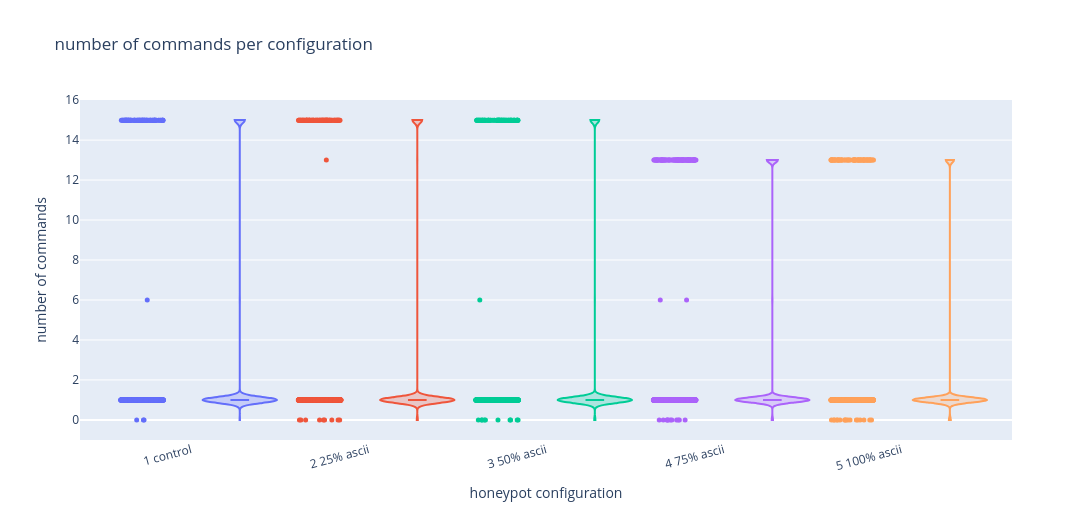

Notebook cell for this chart:
### Markdown cell above
## Number of commands per configuration

Each attack contributes its `commands` count.

### Code cell
fig_commands, plot_commands = make_violin(
    df.dropna(subset=["commands"]),
    "commands",
    "number of commands per configuration",
    "number of commands",
)
fig_commands.show()
print_summary(plot_commands, "commands")

### Figure 1 — Plotly figure (JSON) as saved in the notebook; plotly's stock layout.template omitted (floating-point values rounded to 4 significant figures; data arrays with more than 128 entries replaced by an {"elided": "..."} marker saying what was removed)
{"data": [{"hovertemplate": "1 control<br>number of commands=%{y}<extra></extra>", "marker": {"color": "#636EFA", "opacity": 1, "size": 5}, "mode": "markers", "name": "1 control observations", "type": "scatter", "x": {"elided": "691 float values"}, "y": {"elided": "691 int values"}}, {"box": {"visible": true}, "fillcolor": "rgba(99, 110, 250, 0.25)", "hovertemplate": "1 control<br>number of commands=%{y}<extra></extra>", "line": {"color": "#636EFA", "width": 2}, "meanline": {"visible": false}, "name": "1 control distribution", "points": false, "spanmode": "hard", "type": "violin", "width": 0.42, "x": {"elided": "691 float values"}, "y": {"elided": "691 int values"}}, {"hovertemplate": "2 25% ascii<br>number of commands=%{y}<extra></extra>", "marker": {"color": "#EF553B", "opacity": 1, "size": 5}, "mode": "markers", "name": "2 25% ascii observations", "type": "scatter", "x": {"elided": "759 float values"}, "y": {"elided": "759 int values"}}, {"box": {"visible": true}, "fillcolor": "rgba(239, 85, 59, 0.25)", "hovertemplate": "2 25% ascii<br>number of commands=%{y}<extra></extra>", "line": {"color": "#EF553B", "width": 2}, "meanline": {"visible": false}, "name": "2 25% ascii distribution", "points": false, "spanmode": "hard", "type": "violin", "width": 0.42, "x": {"elided": "759 float values"}, "y": {"elided": "759 int values"}}, {"hovertemplate": "3 50% ascii<br>number of commands=%{y}<extra></extra>", "marker": {"color": "#00CC96", "opacity": 1, "size": 5}, "mode": "markers", "name": "3 50% ascii observations", "type": "scatter", "x": {"elided": "754 float values"}, "y": {"elided": "754 int values"}}, {"box": {"visible": true}, "fillcolor": "rgba(0, 204, 150, 0.25)", "hovertemplate": "3 50% ascii<br>number of commands=%{y}<extra></extra>", "line": {"color": "#00CC96", "width": 2}, "meanline": {"visible": false}, "name": "3 50% ascii distribution", "points": false, "spanmode": "hard", "type": "violin", "width": 0.42, "x": {"elided": "754 float values"}, "y": {"elided": "754 int values"}}, {"hovertemplate": "4 75% ascii<br>number of commands=%{y}<extra></extra>", "marker": {"color": "#AB63FA", "opacity": 1, "size": 5}, "mode": "markers", "name": "4 75% ascii observations", "type": "scatter", "x": {"elided": "751 float values"}, "y": {"elided": "751 int values"}}, {"box": {"visible": true}, "fillcolor": "rgba(171, 99, 250, 0.25)", "hovertemplate": "4 75% ascii<br>number of commands=%{y}<extra></extra>", "line": {"color": "#AB63FA", "width": 2}, "meanline": {"visible": false}, "name": "4 75% ascii distribution", "points": false, "spanmode": "hard", "type": "violin", "width": 0.42, "x": {"elided": "751 float values"}, "y": {"elided": "751 int values"}}, {"hovertemplate": "5 100% ascii<br>number of commands=%{y}<extra></extra>", "marker": {"color": "#FFA15A", "opacity": 1, "size": 5}, "mode": "markers", "name": "5 100% ascii observations", "type": "scatter", "x": {"elided": "755 float values"}, "y": {"elided": "755 int values"}}, {"box": {"visible": true}, "fillcolor": "rgba(255, 161, 90, 0.25)", "hovertemplate": "5 100% ascii<br>number of commands=%{y}<extra></extra>", "line": {"color": "#FFA15A", "width": 2}, "meanline": {"visible": false}, "name": "5 100% ascii distribution", "points": false, "spanmode": "hard", "type": "violin", "width": 0.42, "x": {"elided": "755 float values"}, "y": {"elided": "755 int values"}}], "layout": {"height": 520, "showlegend": false, "title": {"text": "number of commands per configuration"}, "violingap": 0, "violinmode": "overlay", "width": 1300, "xaxis": {"range": [-0.35, 4.9], "tickangle": -15, "tickmode": "array", "ticktext": ["1 control", "2 25% ascii", "3 50% ascii", "4 75% ascii", "5 100% ascii"], "tickvals": [0.275, 1.275, 2.275, 3.275, 4.275], "title": {"text": "honeypot configuration"}}, "yaxis": {"title": {"text": "number of commands"}}}}
